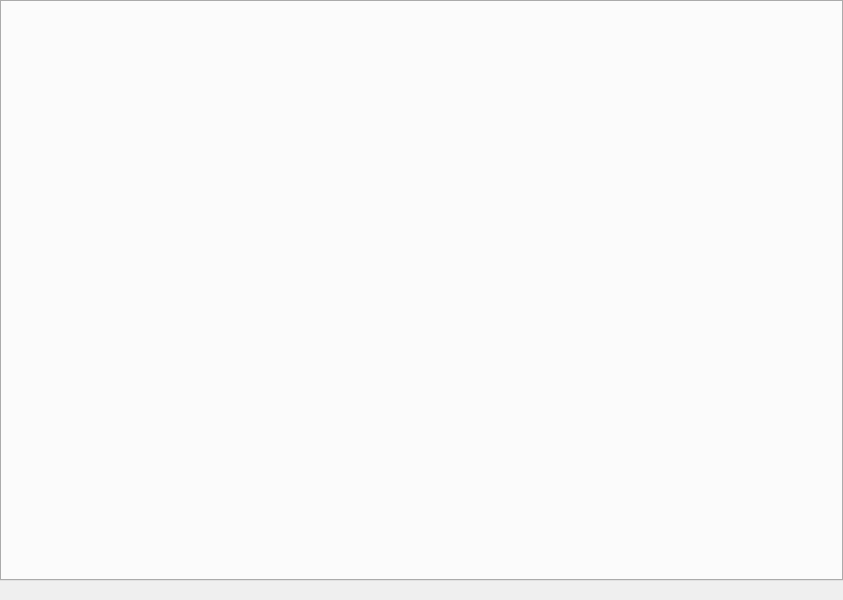
<?xml version="1.0" encoding="UTF-8"?>
<ui version="4.0">
 <class>MainWindow</class>
 <widget class="QMainWindow" name="MainWindow">
  <property name="geometry">
   <rect>
    <x>0</x>
    <y>0</y>
    <width>843</width>
    <height>600</height>
   </rect>
  </property>
  <property name="minimumSize">
   <size>
    <width>800</width>
    <height>600</height>
   </size>
  </property>
  <property name="windowTitle">
   <string>FreePictureSplitter</string>
  </property>
  <widget class="QWidget" name="centralWidget">
   <layout class="QHBoxLayout" name="horizontalLayout">
    <property name="spacing">
     <number>0</number>
    </property>
    <property name="leftMargin">
     <number>0</number>
    </property>
    <property name="topMargin">
     <number>0</number>
    </property>
    <property name="rightMargin">
     <number>0</number>
    </property>
    <property name="bottomMargin">
     <number>0</number>
    </property>
    <item>
     <widget class="QTabWidget" name="tabWidget">
      <property name="tabPosition">
       <enum>QTabWidget::TabPosition::West</enum>
      </property>
      <property name="tabShape">
       <enum>QTabWidget::TabShape::Triangular</enum>
      </property>
      <property name="currentIndex">
       <number>-1</number>
      </property>
      <property name="iconSize">
       <size>
        <width>32</width>
        <height>32</height>
       </size>
      </property>
     </widget>
    </item>
   </layout>
  </widget>
  <widget class="QStatusBar" name="statusBar">
   <property name="sizeGripEnabled">
    <bool>false</bool>
   </property>
  </widget>
  <action name="actionExit">
   <property name="text">
    <string>&amp;Exit</string>
   </property>
   <property name="toolTip">
    <string>&lt;html&gt;&lt;head/&gt;&lt;body&gt;&lt;p&gt;Exit FreePictureSplitter.&lt;/p&gt;&lt;/body&gt;&lt;/html&gt;</string>
   </property>
   <property name="shortcut">
    <string>Alt+X</string>
   </property>
  </action>
 </widget>
 <resources>
  <include location="../resources/fps.qrc"/>
 </resources>
 <connections/>
</ui>
